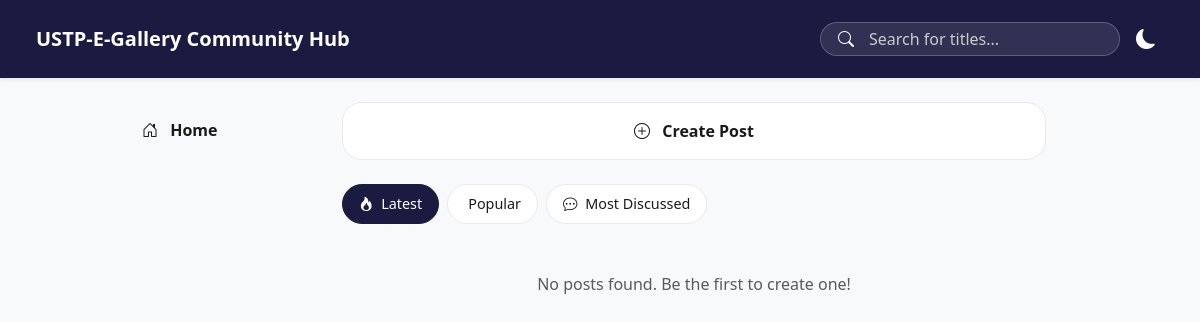
The page /public/user/community.php on the database as committed earlier.
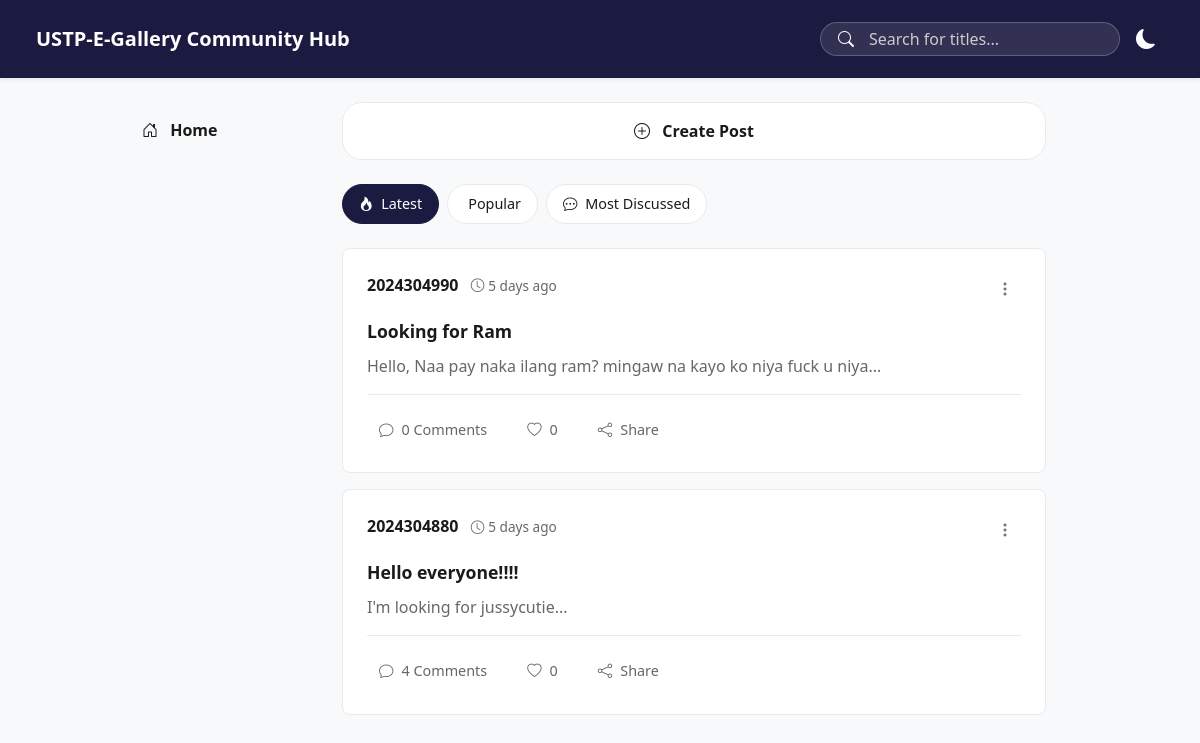
The same page on the database as committed later.
### tables this page shows
CREATE TABLE `community_posts` (
  `id` int(11) NOT NULL,
  `user_id` int(11) NOT NULL,
  `title` varchar(255) NOT NULL,
  `body` text NOT NULL,
  `created_at` timestamp NOT NULL DEFAULT current_timestamp()
);

CREATE TABLE `user` (
  `id` int(11) NOT NULL,
  `uuid` varchar(255) NOT NULL,
  `username` varchar(255) NOT NULL,
  `email` varchar(255) DEFAULT NULL,
  `password` varchar(255) NOT NULL,
  `role` enum('admin','user') NOT NULL,
  `recovery_email` varchar(100) NOT NULL,
  `two_factor_enabled` tinyint(1) NOT NULL,
  `dateCreated` timestamp NOT NULL DEFAULT current_timestamp(),
  `two_factor_code` varchar(10) DEFAULT NULL,
  `two_factor_expires` datetime DEFAULT NULL
);

### app/controllers/communityController.php (called while the page is built, shortened)
<?php
function getAllPosts($conn, $search = '') {
    $searchCondition = "";
    $query = "SELECT p.*, u.username
              FROM community_posts p
              JOIN user u ON p.user_id = u.id
              $searchCondition
              ORDER BY p.created_at DESC";
    $result = mysqli_query($conn, $query);
    $posts = [];
    if ($result) {
        while ($row = mysqli_fetch_assoc($result)) {
            $posts[] = $row;
        }
    }
    return $posts;
}
function countPostComments($conn, $postId) {
    $postId = mysqli_real_escape_string($conn, $postId);
    $query = "SELECT COUNT(*) as count FROM community_comments WHERE post_id = '$postId'";
    $result = mysqli_query($conn, $query);
    $row = mysqli_fetch_assoc($result);
    return $row['count'];
}
function countPostLikes($conn, $postId) {
    $postId = mysqli_real_escape_string($conn, $postId);
    $query = "SELECT COUNT(*) as count FROM post_likes WHERE post_id = '$postId'";
    $result = mysqli_query($conn, $query);
    $row = mysqli_fetch_assoc($result);
    return $row['count'];
}
function timeAgo($datetime) {
    $now = new DateTime();
    $ago = new DateTime($datetime);
    $diff = $now->diff($ago);
    if ($diff->d > 0) return $diff->d . ' day' . ($diff->d > 1 ? 's' : '') . ' ago';
    return 'just now';
}
?>

### public/user/community.php (the view, shortened to what the changed rows need)
<?php
require '../../app/config/config.php';
require '../../app/controllers/communityController.php';
$searchTerm = isset($_GET['search']) ? $_GET['search'] : '';
$sortType = isset($_GET['sort']) ? $_GET['sort'] : 'new';
if ($sortType === 'popular') {
    $posts = getPopularPosts($conn, $searchTerm);
} elseif ($sortType === 'commented') {
    $posts = getMostDiscussedPosts($conn, $searchTerm);
} else {
    $posts = getAllPosts($conn, $searchTerm);
}
?>
<!DOCTYPE html>
<html lang="en">
<head>
    <link href="https://cdn.jsdelivr.net/npm/bootstrap@5.3.0/dist/css/bootstrap.min.css" rel="stylesheet">
    <link rel="stylesheet" href="https://cdn.jsdelivr.net/npm/bootstrap-icons@1.10.5/font/bootstrap-icons.css">
    <link rel="stylesheet" href="assets/css/community.css?v=<?php echo time(); ?>">
</head>
<body>
    <div class="container-fluid px-3 px-md-5 py-4">
        <div class="row justify-content-center">
            <div class="col-12 col-lg-8 px-2 px-md-4">
                <div class="create-post-trigger w-100 py-3 px-3 px-md-4 mb-4 text-center" data-bs-toggle="modal" data-bs-target="#createPostModal">
                    <i class="bi bi-plus-circle me-2"></i> Create Post
                </div>
                <div class="sort-section">
                    <a href="?sort=new<?php echo $searchTerm ? '&search=' . htmlspecialchars($searchTerm) : ''; ?>" class="sort-btn <?php echo $sortType === 'new' ? 'active' : ''; ?>">
                    </a>
                    <a href="?sort=popular<?php echo $searchTerm ? '&search=' . htmlspecialchars($searchTerm) : ''; ?>" class="sort-btn <?php echo $sortType === 'popular' ? 'active' : ''; ?>">
                    </a>
                    <a href="?sort=commented<?php echo $searchTerm ? '&search=' . htmlspecialchars($searchTerm) : ''; ?>" class="sort-btn <?php echo $sortType === 'commented' ? 'active' : ''; ?>">
                    </a>
                </div>
                <?php if (empty($posts)): ?>
                    <p class="text-center text-muted mt-5">No posts found. Be the first to create one!</p>
                <?php else: ?>
                    <?php foreach ($posts as $post):
                        $postCommentCount = countPostComments($conn, $post['id']);
                        $postLikeCount = countPostLikes($conn, $post['id']);
                        $userLiked = isset($_SESSION['user_id']) ? hasUserLikedPost($conn, $post['id'], $_SESSION['user_id']) : false;
                    ?>
                        <div class="post-card p-3 p-md-4 mb-3" onclick="window.location.href='post?id=<?php echo $post['id']; ?>';">
                            <div class="mb-3 d-flex justify-content-between align-items-start">
                                <div>
                                    <span class="fw-bold" style="color: var(--text-dark);"><?php echo htmlspecialchars($post['username']); ?></span>
                                    <span class="d-block d-sm-inline mt-1 mt-sm-0 ms-sm-2" style="font-size: 0.85rem; color: var(--text-muted);">
                                        <i class="bi bi-clock me-1"></i><?php echo timeAgo($post['created_at']); ?>
                                    </span>
                                </div>
                                <div class="dropdown">
                                    <button class="btn-icon text-secondary border-0 bg-transparent" data-bs-toggle="dropdown" aria-expanded="false" onclick="event.stopPropagation();" title="Post options">
                                        <i class="bi bi-three-dots-vertical"></i>
                                    </button>
                                </div>
                            </div>
                            <h4 class="post-title"><?php echo htmlspecialchars($post['title']); ?></h4>
                            <p class="mb-3" style="color: var(--text-muted);"><?php echo substr(htmlspecialchars($post['body']), 0, 150); ?>...</p>
                            <div class="post-engagement">
                                <a href="post?id=<?php echo $post['id']; ?>" class="engagement-btn text-decoration-none" onclick="event.stopPropagation();">
                                    <i class="bi bi-chat"></i> <span><?php echo $postCommentCount; ?> Comments</span>
                                </a>
                                <button class="engagement-btn <?php echo $userLiked ? 'active' : ''; ?>" onclick="event.stopPropagation(); toggleLike(this, <?php echo $post['id']; ?>)" title="Like this post" data-post-id="<?php echo $post['id']; ?>">
                                    <i class="bi <?php echo $userLiked ? 'bi-heart-fill' : 'bi-heart'; ?>"></i>
                                    <span class="like-count"><?php echo $postLikeCount; ?></span>
                                </button>
                                <button class="engagement-btn" onclick="event.stopPropagation(); sharePost(<?php echo $post['id']; ?>)" title="Share this post">
                                    <i class="bi bi-share"></i> <span>Share</span>
                                </button>
                            </div>
                        </div>
                    <?php endforeach; ?>
                <?php endif; ?>
            </div>
        </div>
    </div>
</body>
</html>

Rows that differ between the two databases and show on the page:
added community_posts: user.username "2024304990", created_at "5 days ago", title "Looking for Ram", body "Hello, Naa pay naka ilang ram? mingaw na kayo ko niya fuck u niya", postCommentCount "0", postLikeCount "0"
added community_posts: user.username "2024304880", created_at "5 days ago", title "Hello everyone!!!!", body "I'm looking for jussycutie", postCommentCount "4", postLikeCount "0"
Other text that changed with them:
text no longer shown: "No posts found. Be the first to create one!"
